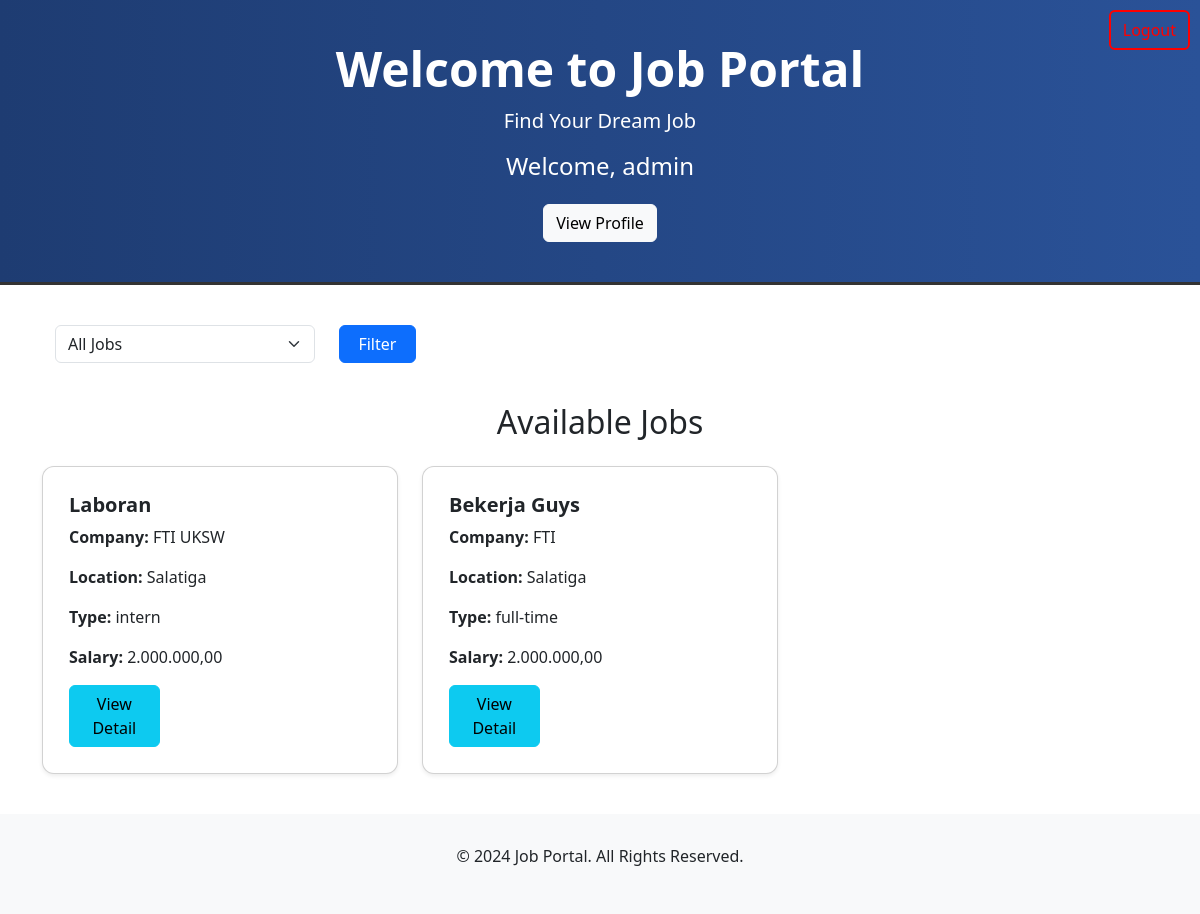
The page /pages/employee/index.php (signed in) on the database as committed earlier.
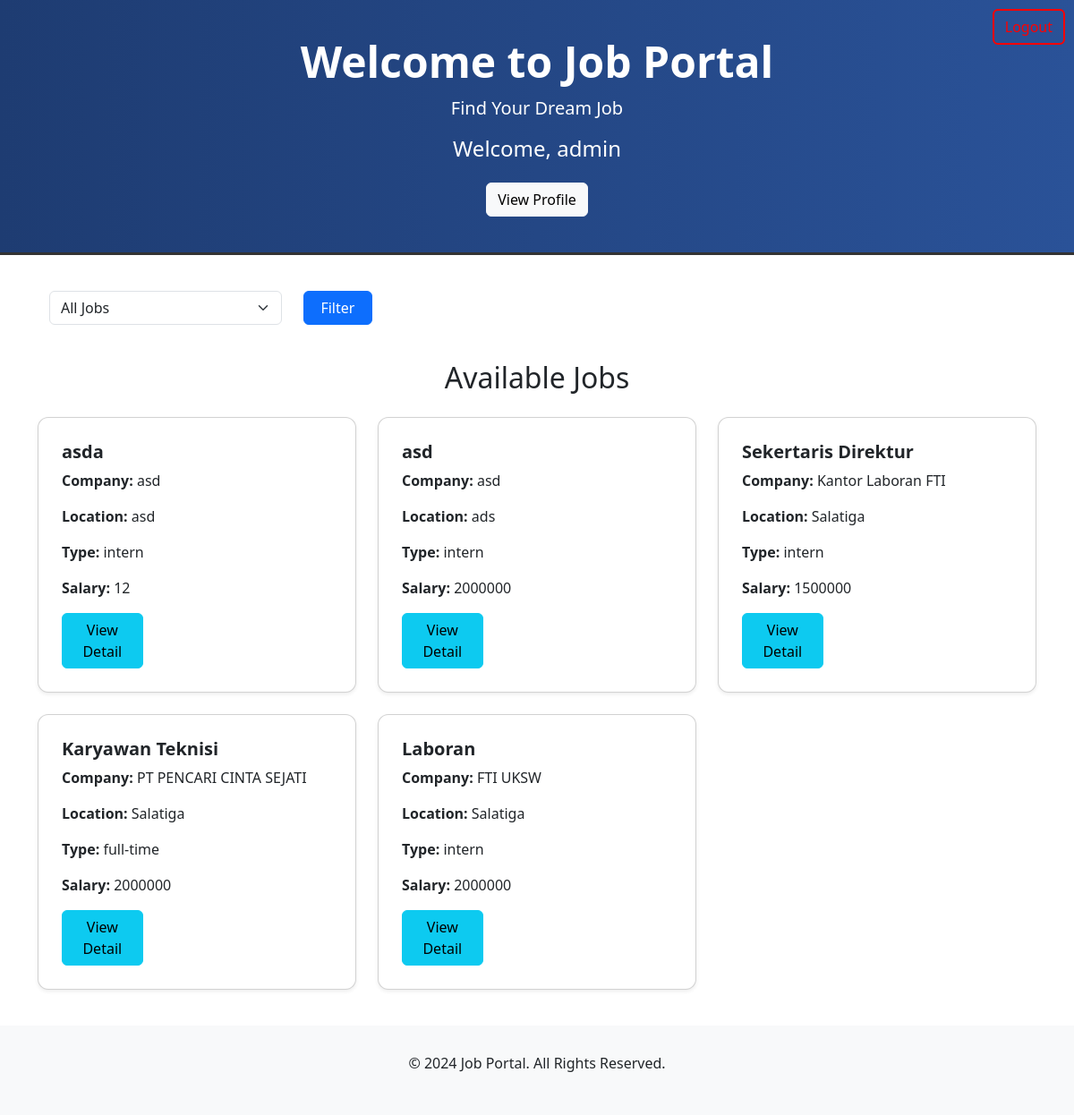
The same page on the database as committed later.
### tables this page shows
CREATE TABLE `tb_jobs` (
  `id` int(11) NOT NULL,
  `title` varchar(255) NOT NULL,
  `description` text NOT NULL,
  `requirements` text NOT NULL,
  `employment_type` enum('intern','full-time') NOT NULL,
  `salary_range` varchar(100) DEFAULT NULL,
  `company_name` varchar(255) NOT NULL,
  `location` varchar(255) DEFAULT NULL,
  `created_at` timestamp NOT NULL DEFAULT current_timestamp(),
  `updated_at` timestamp NOT NULL DEFAULT current_timestamp() ON UPDATE current_timestamp(),
  `created_by` int(11) NOT NULL,
  `expired_at` timestamp NULL DEFAULT NULL,
  `status` enum('active','expired','deleted') DEFAULT 'active'
);

### pages/employee/index.php (the view, shortened to what this page needs)
<?php
include '../../components/logout_button.php';
require '../../db.php';
$query = "SELECT * FROM tb_jobs WHERE status = 'active'";
$query .= " ORDER BY created_at DESC";
$result = $conn->query($query);
?>
<!DOCTYPE html>
<html lang="en">
<head>
    <link href="https://cdn.jsdelivr.net/npm/bootstrap@5.3.0-alpha1/dist/css/bootstrap.min.css" rel="stylesheet">
</head>
<body>
    <div class="container-fluid text-center header-section">
        <h1>Welcome to Job Portal</h1>
        <p>Find Your Dream Job</p>
        <?php if (isset($_SESSION['user_id'])): ?>
            <h4>Welcome, <?= $_SESSION['nama'] ?></h4>
            <a href="profile.php" class="btn btn-light mt-3">View Profile</a>
        <?php else: ?>
            <a href="login.php" class="btn btn-primary">Login to Apply</a>
        <?php endif; ?>
    </div>
    <div class="container filter-section">
        <form method="GET" action="">
            <div class="row">
                <div class="col-md-3">
                    <select name="employment_type" class="form-select">
                        <option value="">All Jobs</option>
                    </select>
                </div>
                <div class="col-md-3">
                    <button type="submit" class="btn btn-primary">Filter</button>
                </div>
            </div>
        </form>
    </div>
    <div class="container">
        <h2 class="text-center mb-4">Available Jobs</h2>
        <div class="row row-cols-1 row-cols-md-3 g-4">
            <?php if ($result && $result->num_rows > 0): ?>
                <?php while ($row = $result->fetch_assoc()): ?>
                    <div class="col">
                        <div class="card job-list shadow-sm">
                            <div class="card-body">
                                <h5 class="card-title"><?= htmlspecialchars($row['title']) ?></h5>
                                <p class="card-text"><strong>Company:</strong> <?= htmlspecialchars($row['company_name']) ?></p>
                                <p class="card-text"><strong>Location:</strong> <?= htmlspecialchars($row['location']) ?></p>
                                <p class="card-text"><strong>Type:</strong> <?= htmlspecialchars($row['employment_type']) ?></p>
                                <p class="card-text"><strong>Salary:</strong> <?= htmlspecialchars($row['salary_range']) ?></p>
                                <?php if (isset($_SESSION['user_id'])): ?>
                                    <a href="view_application_detail.php?job_id=<?= $row['id'] ?>" class="btn btn-info">View Detail</a>
                                <?php else: ?>
                                    <a href="login.php" class="btn btn-primary">Login to Apply</a>
                                <?php endif; ?>
                            </div>
                        </div>
                    </div>
                <?php endwhile; ?>
            <?php else: ?>
                <p class="text-center">No jobs available at the moment. Please check back later!</p>
            <?php endif; ?>
        </div>
    </div>
    <div class="footer">
        <p>&copy; 2024 Job Portal. All Rights Reserved.</p>
    </div>
</body>
</html>

### components/logout_button.php
<?php
if (isset($_SESSION['role'])){
    echo '
    <div class="position-fixed" style="top: 10px; right: 10px;">
        <a href="logout.php" class="btn" style="border: 2px solid red; background-color: transparent; color: red;">
            Logout
        </a>
    </div>
    ';
}
?>

### pages/employee/index.php (style rules this page uses)
.header-section { background: linear-gradient(90deg, #1e3c72, #2a5298); color: white; padding: 40px 0; border-bottom: 3px solid #333; }
.header-section h1 { font-size: 3rem; font-weight: bold; }
.header-section p { font-size: 1.25rem; }
.job-list { background-color: #fff; padding: 10px; border-radius: 12px; box-shadow: 0 4px 12px rgba(0, 0, 0, 0.1); transition: all 0.3s ease; }
.card-title { font-size: 1.25rem; font-weight: bold; }
.card-body p { font-size: 1rem; }
.btn-primary, .btn-info { width: 30%; }
.filter-section { margin: 40px 40px; padding: 0 15px; }
.footer { background-color: #f8f9fa; padding: 30px 0; text-align: center; margin-top: 40px; }

Rows that differ between the two databases and show on the page:
removed tb_jobs: title "Bekerja Guys", company_name "FTI", location "Salatiga", employment_type "full-time", salary_range "2.000.000,00"
added tb_jobs: title "asda", company_name "asd", location "asd", employment_type "intern", salary_range "12"
added tb_jobs: title "asd", company_name "asd", location "ads", employment_type "intern", salary_range "2000000"
added tb_jobs: title "Sekertaris Direktur", company_name "Kantor Laboran FTI", location "Salatiga", employment_type "intern", salary_range "1500000"
added tb_jobs: title "Karyawan Teknisi", company_name "PT PENCARI CINTA SEJATI", location "Salatiga", employment_type "full-time", salary_range "2000000"
changed tb_jobs "Laboran": salary_range "2.000.000,00" → "2000000"
